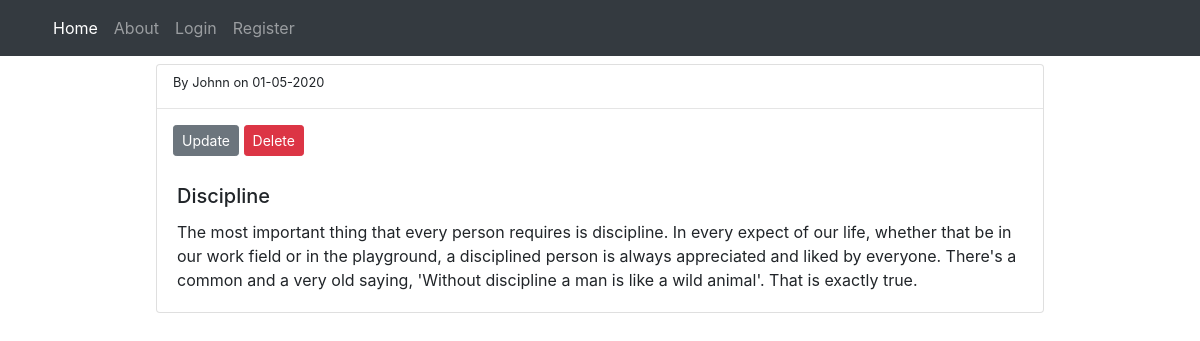
/post/1, run on the app's committed database.
### FlaskBlog/models.py (models this page shows, shortened)
class User(db.Model, UserMixin):
    id=db.Column(db.Integer, primary_key=True)
    username=db.Column(db.String(20), unique=True, nullable=False)
    email=db.Column(db.String(40), unique=True, nullable=False)
    password=db.Column(db.String(60), nullable=False)
    posts=db.relationship('Post',backref='author',lazy=True)

class Post(db.Model, UserMixin):
    id=db.Column(db.Integer, primary_key=True)
    title=db.Column(db.String(40), nullable=False)
    description=db.Column(db.String(80), nullable=False)
    date_posted=db.Column(db.DateTime,default=datetime.utcnow)
    user_id=db.Column(db.Integer,db.ForeignKey('user.id'),nullable=False)

### FlaskBlog/routes.py (the view)
@app.route('/post/<int:post_id>', methods=['GET','POST'])
def get_post(post_id):
    post = Post.query.get(post_id)
    return render_template('get_post.html', title=f'Post{post_id}', post=post)

### FlaskBlog/templates/get_post.html
{% extends 'layout.html' %}
{% block content %}
<div class="mx-auto" style="width:80%">
    <div class="card mt-2">
        <small class="ml-3 mt-2">By {{ post.author.username }} on {{ post.date_posted.strftime('%d-%m-%Y')}}</small>
        <hr>
        <div class="ml-3 mb-2 float-right">
            <a href="{{url_for('update_post', post_id=post.id)}}" class="btn btn-secondary btn-sm">Update</a>
            <a href="{{url_for('delete_post', post_id=post.id)}}" class="btn btn-danger btn-sm">Delete</a>
        </div>
        <div class="card-body">
            <h5 class="card-title">{{ post.title }}</h5>
            <p class="card-text">{{ post.description}}</p>
        </div>
    </div>
</div>
{% endblock %}

### data on the page
User: author.username "Johnn"
Post: date_posted "01-05-2020", title "Discipline", description "The most important thing that every person requires is discipline. In every expect of our life, whether that be in our work field or in the playground, a disciplined person is always appreciated and liked by everyone. There's a common and a very old saying, 'Without discipline a man is like a wild animal'. That is exactly true."
